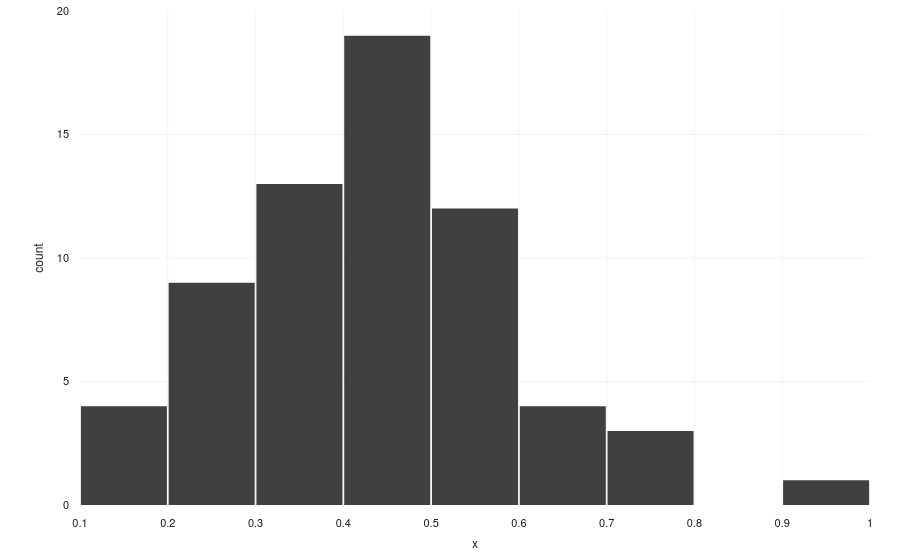

The notebook cell this image was saved under:
### Markdown cell above
## Figures

The distribution of the discussion rate across the cohort, and the activity-versus-scale bubble figure shaded by discussion rate.

### Code cell
import plotly.express as px
import plotly.io as pio

px.histogram(
    x=discussion_rate["share"], 
    color_discrete_sequence=[pio.templates["thesis"].layout.colorway[3]]
)

### Figure 1 — Plotly figure (JSON) as saved in the notebook; plotly's stock layout.template omitted (floating-point values rounded to 4 significant figures)
{"data": [{"bingroup": "x", "hovertemplate": "x=%{x}<br>count=%{y}<extra></extra>", "legendgroup": "", "marker": {"color": "#404040", "pattern": {"shape": ""}}, "name": "", "orientation": "v", "showlegend": false, "type": "histogram", "x": [0.1109, 0.1509, 0.1871, 0.1992, 0.2169, 0.2177, 0.2236, 0.2409, 0.2708, 0.2708, 0.2756, 0.2756, 0.2883, 0.3066, 0.3115, 0.3129, 0.3142, 0.3273, 0.3333, 0.3403, 0.3566, 0.3581, 0.367, 0.3684, 0.3692, 0.3731, 0.4006, 0.403, 0.4097, 0.4247, 0.4405, 0.4436, 0.4444, 0.4479, 0.4516, 0.4595, 0.4667, 0.4741, 0.4778, 0.4793, 0.4805, 0.4868, 0.4906, 0.4927, 0.4975, 0.5089, 0.5118, 0.5183, 0.5213, 0.5271, 0.5272, 0.5274, 0.528, 0.5334, 0.5375, 0.5724, 0.5951, 0.6538, 0.6702, 0.6793, 0.6834, 0.7133, 0.75, 0.7679, 0.9069], "xaxis": "x", "yaxis": "y"}], "layout": {"barmode": "relative", "legend": {"tracegroupgap": 0}, "xaxis": {"anchor": "y", "domain": [0, 1], "title": {"text": "x"}}, "yaxis": {"anchor": "x", "domain": [0, 1], "title": {"text": "count"}}}}
